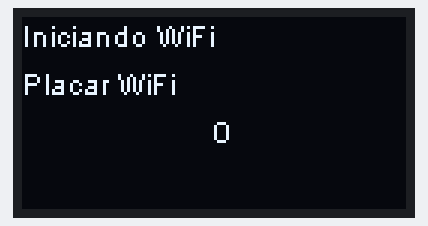
This sketch was run on a simulated ESP8266 (NodeMCU). Shown: 128×64 one-colour display. WiFi joins after 1.5 s; servers stay silent unless stated; uploads are accepted with an empty reply; what the sketch prints to the serial monitor is not drawn.

Above: at 2.1 s.

Measured:
- what the display in image 0 shows lasts 1.0 s, from 2.0 s to 3.0 s

The sketch:

placar_receptor_096_oled.ino
```cpp
/***************************************************************************
PLACAR PARA CONTROLE DE PONTUAÇÃO DE JOGOS
dev: Almir M Ventura, data inicio: 19/11/2024
DESCRIÇÃO:
Receptor WIFI para o placar principal. Possui tela 0.96 polegadas SD1306 de OLED,
sem retroiluminacao, conectada nos pinos SDA (D6/GPIO14) e SCL (D5/GPIO12).
Conecta pelo wifi no placar principal, puxar os dados e mostra no visor.
Bibliotecas:
* display nome: "ESP8266 and ESP32 Oled Driver for SSD1306 display"
* display github: https://github.com/ThingPulse/esp8266-oled-ssd1306
***************************************************************************/
#include <Wire.h>  // Only needed for Arduino 1.6.5 and earlier
#include "SSD1306Wire.h"
#include <ESP8266WiFi.h>
#include "DSEG14_Classic_Regular_27.h"  // inclui a fonte customizada no sketch


//CONSTANTES
#define OLED_SDA        14    // (D6/GPIO14)
#define OLED_SCL        12    // (D5/GPIO12)
#define SCREEN_ADDRESS  0x3C  // See datasheet for Address; 0x3D for 128x64, 0x3C for 128x32
#define SCREEN_WIDTH    128   // OLED display width, in pixels
#define SCREEN_HEIGHT   64    // OLED display height, in pixels
#define INTERVAL        3000  // Intervalo entre atualizaçoes de placar e tela (em ms)
#define STASSID         "Placar WiFi"
#define STAPSK          "thereisnospoon"
#define PORT            80
const char* ssid = STASSID;
const char* password = STAPSK;
const char* host = "192.168.4.1"; // 192.168.4.1 (this is the default IP address of our ESP AP)

String url = "/get/placar";

//VARIAVEIS
String http_response = "";
String txt_dip = "..x..";
unsigned long refresh_disp_timer = millis();
unsigned long refresh_http_timer = millis();
//INSTANCIANDO OBJETOS
SSD1306Wire display(SCREEN_ADDRESS, OLED_SDA, OLED_SCL);
WiFiClient wifi_client;


// SETUP ====================================================
void setup(){
  Serial.begin(115200); // inicializa Serial
  display_init();       // inicializa display
  wifi_init();          // inicializa WiFi
}


// LOOP ====================================================
void loop(){
  wifi_get_data();
  display_data();
}
```

display.ino
```cpp
/* Inicializar a tela */
void display_init(){
  display.init();                 // inicializa comunicacao com tela
  display.flipScreenVertically(); // tela estava invertida
  delay(1000);
  display.clear();
  }


/* Atualiza tela com dados da inicialização da conexao WiFi */
void display_wifi_init(int i){
  display.clear();
  display.setFont(ArialMT_Plain_10);          // ArialMT_Plain_10, ArialMT_Plain_16, ArialMT_Plain_24
  display.setTextAlignment(TEXT_ALIGN_LEFT);  // TEXT_ALIGN_LEFT, TEXT_ALIGN_CENTER, TEXT_ALIGN_RIGHT, TEXT_ALIGN_CENTER_BOTH
  display.drawString(0, 0, "Iniciando WiFi");
  display.drawString(0, 16, ssid);
  char cstr[16];
  itoa(i, cstr, 10);
  display.drawString(64, 32, cstr);
  display.display();
  }

/* Atualiza tela com os novos dados */
void display_data(){
  if (millis() > refresh_disp_timer) {
    display.clear();  //only clears the internal graphics buffer, which can then be shown on the display with display().
    //display.cls();  //will clear the display immediately and empty the logBuffer, meaning the next print statement will print at the top of the display again.

    display.setFont(ArialMT_Plain_10);          // ArialMT_Plain_10, ArialMT_Plain_16, ArialMT_Plain_24
    display.setTextAlignment(TEXT_ALIGN_LEFT);  // TEXT_ALIGN_LEFT, TEXT_ALIGN_CENTER, TEXT_ALIGN_RIGHT, TEXT_ALIGN_CENTER_BOTH
    display.drawString(0, 0, "conectado");

    display.setFont(DSEG14_Classic_Regular_27); // seleciona Fonte customizada
    display.setTextAlignment(TEXT_ALIGN_LEFT);
    display.drawString(0, 32, txt_dip);
    //display.println("15x15");

    display.display();
    refresh_disp_timer += 1000;
  }
}
```

wifi.ino
```cpp
/*Configuraçoes e funçoes relativas a WiFi*/


//CONFIGURAÇÕES DO WIFI
void wifi_init(){
  Serial.println();
  Serial.print("Conectando a ");
  Serial.println(ssid);
  WiFi.mode(WIFI_STA);          // configurando como cliente WiFi
  WiFi.begin(ssid, password);   // tentar conectar no AP com SSID e a senha

  int i = 0;
  while (WiFi.status() != WL_CONNECTED){
    delay(1000);
    Serial.print(".");
    display_wifi_init(i); // passa contagem segundos tentanto conectar
    i++;
    }

  Serial.println("");
  Serial.println("WiFi Conectado. IP:");
  Serial.println(WiFi.localIP());
  }

void wifi_get_data(){
  if (millis() > refresh_http_timer) {
    refresh_http_timer += 1000;   // zera contagem para proxima requisicao
    http_response = "";           // zera resposta anterior
    // encerar qualquer conexao antes de iniciar nova
    wifi_client.stop();  // This will free the socket on the WiFi shield

    // criar conexao com webserver
    if (!wifi_client.connect(host, PORT)) {
      Serial.println("[WEB] conexao com o host falhou.");
      return;
    }
  // enviar pedido ao websrver
  String request = "GET " + url + " HTTP/1.1\r\n" + "Host: " + host + "\r\n" + "Connection: close\r\n\r\n";
  Serial.println("[WEB] GET...");
  Serial.println(request);
  wifi_client.print(request);

  }
  // esperando e processando resposta
  if (wifi_client.available()){
    // enquanto houver dados salva em response
    while (wifi_client.available()) {
      char c = wifi_client.read();
      http_response += c;
    }
    //Serial.println("[HTTP response]:");
    //Serial.println(http_response);
    String txt_json = http_response.substring(http_response.indexOf("{") ); // separa a parte {'a':0,'b':0}
    String a_score_str = txt_json.substring(txt_json.indexOf("a':")+3, txt_json.indexOf(","));
    String b_score_str = txt_json.substring(txt_json.indexOf("b':")+3, txt_json.indexOf("}"));
    //Serial.print("JSON ");
    //Serial.println(txt_json);
    //Serial.print("A ");
    //Serial.print(a_score_str);
    //Serial.print("B ");
    //Serial.println(b_score_str);
    txt_dip = a_score_str + "x" + b_score_str;
  }
}
```

Source omitted: c_Regular_27.h (data table, 63297 bytes)
